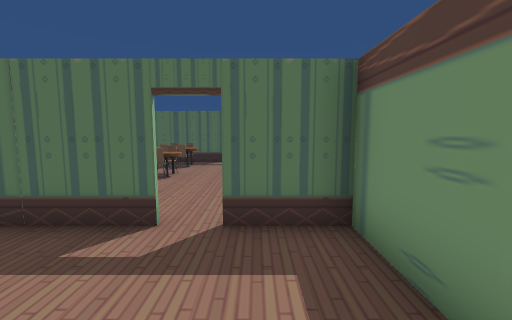
View 1 (above)

17 first-person views from a walk through a scene from a Unity 3-D project. The camera is 1.4 m above the floor, tilts 6° down and sees 90° across. The floor is counted in squares, 1 m on a side. Each view is taken from the middle of a square. On the plan, view 1 faces up. The plan holds only what a view shows up to about 13 squares ahead; the rest is blank. The place goes on beyond the plan. The player character is not drawn. Door leaves are left out, so doorways stand open.

View 2
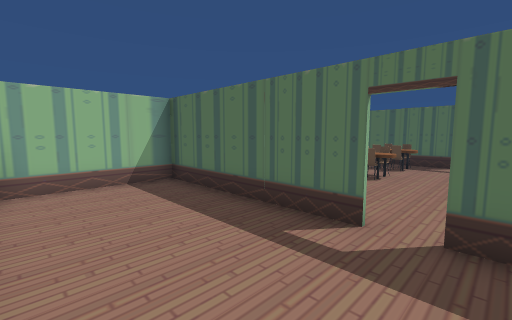

View 3
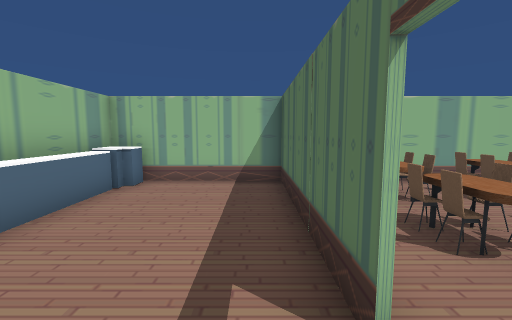

View 4
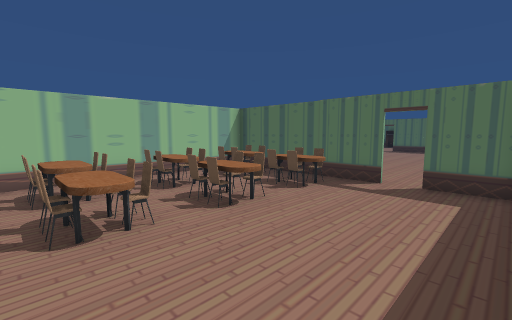

View 5
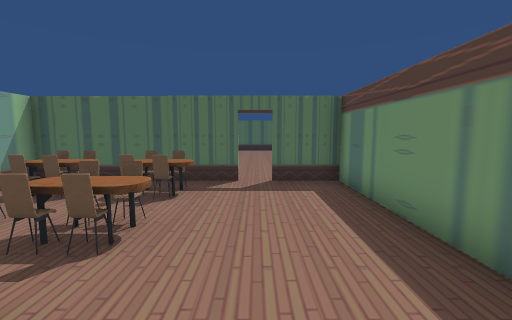

View 6
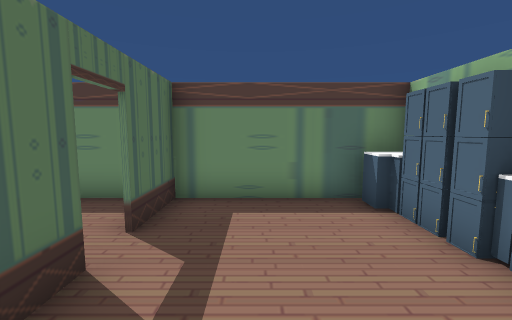

View 7
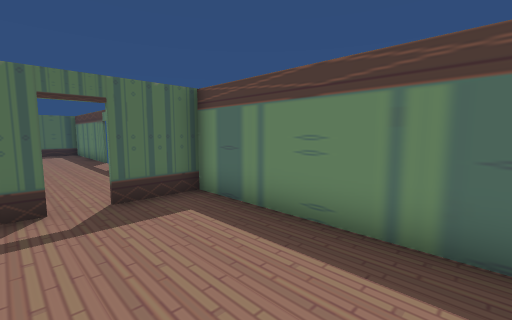

View 8
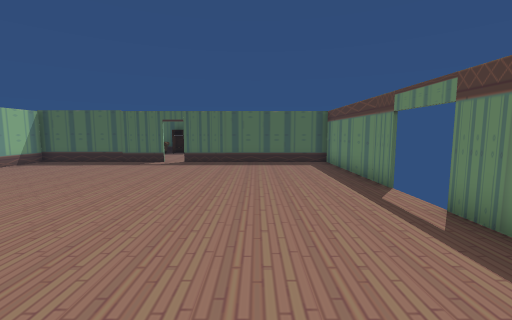

View 9
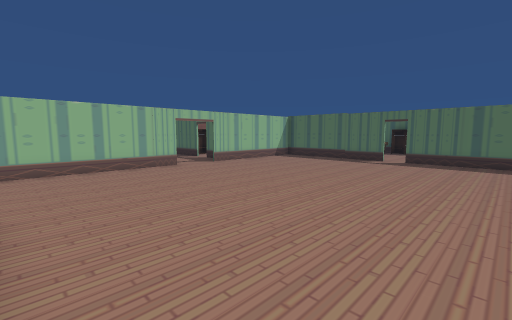

View 10
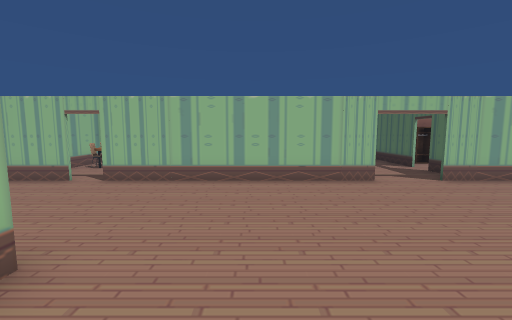

View 11
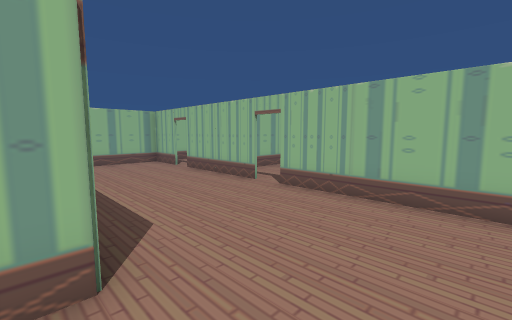

View 12
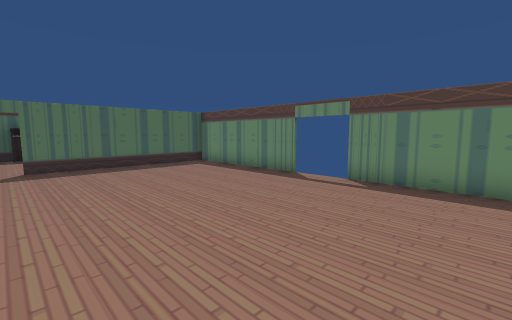

View 13
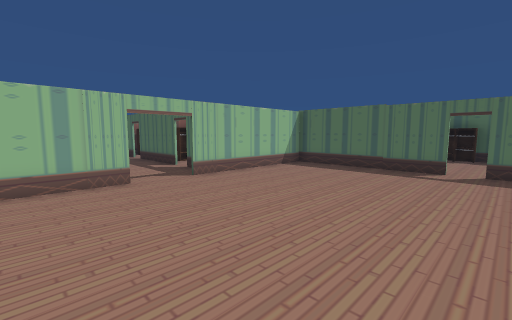

View 14
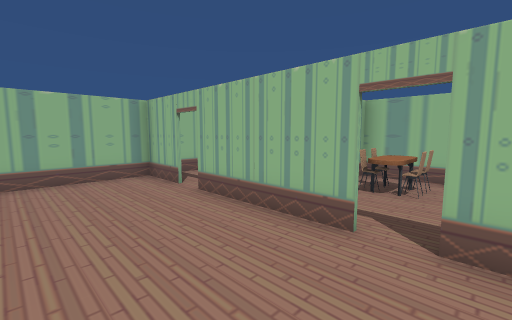

View 15
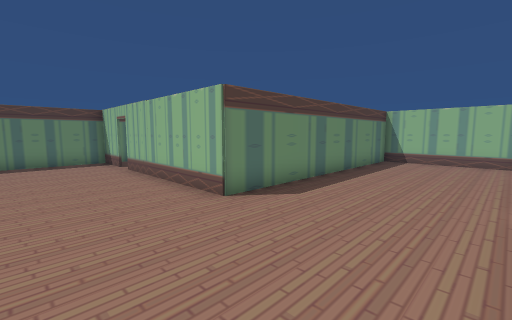

View 16
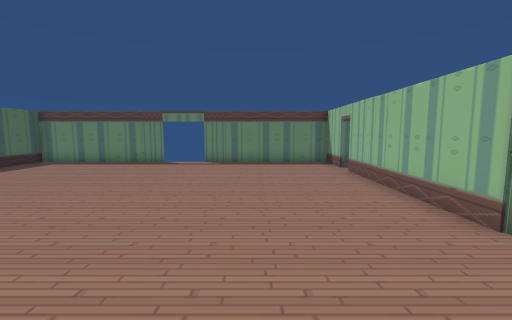

View 17
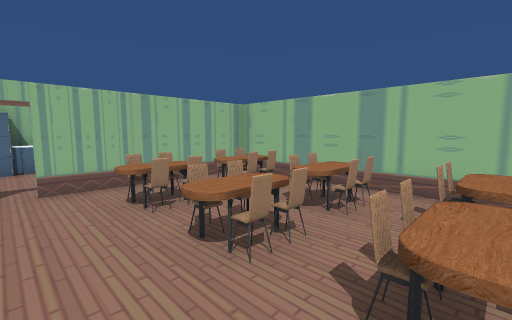

### Floor plan
Points are (right, up) in squares from view 1. A wall is a line through its corners. A room is listed if a view was taken in it or the views show most of it. See-through windows are left out.
Room 1 (views 1, 2, 3, 6)
walls: (-1.4, 3.8) (-7.4, 3.8) (-7.4, -1.2) (-5.4, -1.2); (1.5, -1.2) (1.5, 3.8) (-0.5, 3.8)
ways out: open door at (-1, 4) to room 2
objects: other object (-7, -1) to (-7, 0); other object (-5, -1) to (-2, -1); other object (-1, -1); other object (0, -1); other object (1, -1) to (1, 0)
Room 2 (views 4, 5, 7, 17)
walls: (-3.5, 12.5) (-7.4, 12.5) (-7.4, 3.9) (-1.5, 3.9); (-1.5, 12.5) (-2.5, 12.5); (1.5, 4.8) (1.5, 12); (1.5, 12.5) (-0.6, 12.5)
ways out: open door at (-1, 4) to room 1; open door at (-1, 12.5) to room 3
objects: other object (-6, 5); other object (-6, 6) to (-5, 6); other object (-6, 8); other object (-6, 9) to (-5, 9); other object (-6, 10); other object (-6, 11) to (-5, 11); other object (-5, 5); other object (-5, 8); other object (-5, 10); other object (-4, 5); other object (-4, 6) to (-3, 6); other object (-4, 8); other object (-4, 10); other object (-4, 11) to (-3, 11); other object (-3, 5); other object (-3, 7); other object (-3, 8); other object (-3, 9); other object (-3, 10)
Room 3 (views 8, 9, 10, 11, 12, 13, 14, 15, 16)
walls: (-2.5, 12.5) (-3.5, 12.5); (-12.5, 18.6) (-12.5, 16.4); (-12.5, 14.6) (-12.5, 10.5); (-0.6, 12.5) (1.5, 12.5); (1.5, 20.4) (1.5, 26.5) (-5.5, 26.5); (1.5, 12) (1.5, 18.5); (-12.5, 23.5) (-12.5, 20.5); (-6.4, 26.5) (-12.5, 26.5); (-12.5, 9.6) (-12.5, 5.5); (-12.5, 4.6) (-12.5, 2.6) (-7.6, 2.6) (-7.6, 12.5) (-1.5, 12.5)
ways out: open door at (-1, 12.5) to room 2; open door at (-12.5, 5); open door at (-12.5, 10); open door at (-12.5, 19.5); open door at (-6, 26.5); open door at (1.5, 19.5)
objects: other object (-3, 12)

Positions as (right, up) in squares from view 1, and headings:
1: (0, 0), facing up
2: (0, 0), facing up-left
3: (0, 3), facing left
4: (1, 5), facing up-left
5: (-1, 5), facing up
6: (-4, 2), facing right
7: (-2, 7), facing up-right
8: (-2, 14), facing up
9: (-2, 13), facing up-left
10: (-5, 15), facing left
11: (-7, 15), facing down-left
12: (-6, 15), facing up-right
13: (-5, 16), facing up-left
14: (-9, 11), facing down-left
15: (-12, 16), facing down-right
16: (-11, 16), facing right
17: (-1, 11), facing down-left
